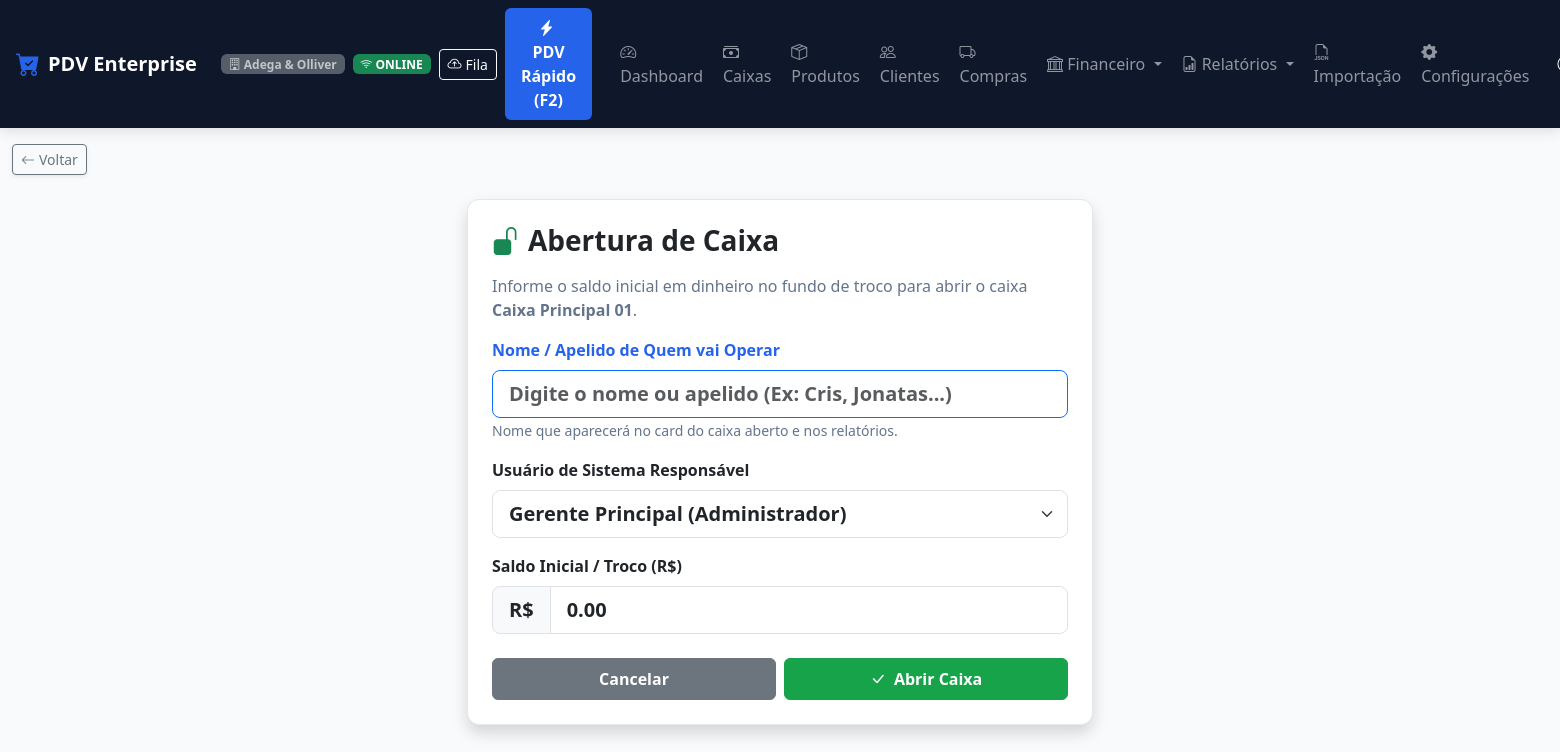
Page /caixas/abrir/1/ (signed in) on the committed database.
### apps/usuarios/models.py (models this page shows, shortened)
class Usuario(AbstractUser):
    CARGO_CHOICES = [
        ('ADMIN', 'Administrador'),
        ('GERENTE', 'Gerente'),
        ('OPERADOR', 'Operador de Caixa'),
        ('ESTOQUISTA', 'Estoquista'),
        ('FINANCEIRO', 'Financeiro'),
    ]
    empresa = models.ForeignKey(
        'empresas.Empresa',
        on_delete=models.CASCADE,
        related_name='usuarios',
        verbose_name='Empresa',
        null=True,
        blank=True
    )
    cargo = models.CharField('Cargo', max_length=20, choices=CARGO_CHOICES, default='OPERADOR')
    pin_caixa = models.CharField('PIN de Caixa (4 a 6 dígitos)', max_length=10, blank=True)
    telefone = models.CharField('Telefone', max_length=20, blank=True)
    limite_desconto_pct = models.DecimalField(
        'Limite de Desconto (%)', max_digits=5, decimal_places=2, default=0.00,
        help_text='Percentual máximo de desconto que este usuário pode aplicar (0 = sem limite definido).'
    )
    class Meta:
        verbose_name = 'Usuário'
        verbose_name_plural = 'Usuários'
    @property
    def is_admin(self):
        return self.cargo == 'ADMIN' or self.is_superuser
    @property
    def is_administrador(self):
        return self.is_admin
    @property
    def pode_operar_caixa(self):
        return self.cargo in ('ADMIN', 'GERENTE', 'OPERADOR') or self.is_superuser
    @property
    def pode_visualizar_auditoria(self):
        return self.cargo in ('ADMIN', 'GERENTE') or self.is_superuser

### apps/empresas/models.py (models this page shows, shortened)
class Empresa(models.Model):
    razao_social = models.CharField('Razão Social', max_length=200, blank=True, default='')
    nome_fantasia = models.CharField('Nome Fantasia', max_length=200, blank=True, default='')
    cnpj = models.CharField('CNPJ', max_length=20, unique=True)
    inscricao_estadual = models.CharField('Inscrição Estadual', max_length=50, blank=True)
    telefone = models.CharField('Telefone', max_length=20, blank=True)
    whatsapp = models.CharField('WhatsApp', max_length=20, blank=True)
    email = models.EmailField('E-mail', blank=True)
    endereco = models.CharField('Endereço Completo', max_length=255, blank=True)
    cidade = models.CharField('Cidade', max_length=100, blank=True)
    estado = models.CharField('Estado (UF)', max_length=2, blank=True)
    logo = models.ImageField('Logo da Empresa', upload_to='logos/', null=True, blank=True)
    cor_fundo_cabecalho = models.CharField('Cor Fundo Cabeçalho', max_length=20, default='#dc2626')
    cor_texto_cabecalho = models.CharField('Cor Texto Cabeçalho', max_length=20, default='#ffffff')
    cor_destaque = models.CharField('Cor de Destaque', max_length=20, default='#16a34a')
    cor_fundo_geral = models.CharField('Cor Fundo Geral', max_length=20, default='#f8fafc')
    cor_fundo_paineis = models.CharField('Cor Fundo Painéis', max_length=20, default='#ffffff')
    ativo = models.BooleanField('Ativo', default=True)
    created_at = models.DateTimeField('Criado em', auto_now_add=True)
    updated_at = models.DateTimeField('Atualizado em', auto_now=True)
    class Meta:
        verbose_name = 'Empresa'
        verbose_name_plural = 'Empresas'

### apps/caixas/models.py (models this page shows, shortened)
class Caixa(TenantModelMixin):
    STATUS_CHOICES = [
        ('ABERTO', 'Aberto'),
        ('FECHADO', 'Fechado'),
    ]
    nome = models.CharField('Nome do Caixa', max_length=100)
    codigo_identificador = models.CharField('Código Identificador', max_length=50)
    status = models.CharField('Status', max_length=10, choices=STATUS_CHOICES, default='FECHADO')
    ativo = models.BooleanField('Ativo', default=True)
    class Meta:
        verbose_name = 'Caixa'
        verbose_name_plural = 'Caixas'
        unique_together = ['empresa', 'codigo_identificador']

### apps/caixas/views.py (the view, shortened to what this page needs)
# urls.py: path('abrir/<int:caixa_id>/', abrir_caixa_view, name='abrir_caixa'),
@login_required
@permissao_required('pode_operar_caixa')
def abrir_caixa_view(request, caixa_id):
    empresa = request.tenant or request.user.empresa
    caixa = get_object_or_404(Caixa, id=caixa_id, empresa=empresa)
    operadores = Usuario.objects.filter(empresa=empresa, is_active=True)
    return render(request, 'caixas/abrir.html', {
        'caixa': caixa,
        'operadores': operadores
    })

### apps/core/models.py (called while the page is built)
def get_current_tenant():
    return getattr(_thread_locals, 'tenant', None)

def set_current_tenant(tenant):
    _thread_locals.tenant = tenant

def clear_current_tenant():
    if hasattr(_thread_locals, 'tenant'):
        del _thread_locals.tenant

    def get_queryset(self):
        qs = TenantQuerySet(self.model, using=self._db)
        tenant = get_current_tenant()
        if tenant:
            return qs.filter(empresa=tenant)
        return qs

### apps/empresas/context_processors.py (called while the page is built, shortened)
def configuracao_visual_context(request):
    empresa = getattr(request, 'tenant', None)
    if not empresa and hasattr(request, 'user') and request.user.is_authenticated:
        empresa = getattr(request.user, 'empresa', None)
    if empresa:
        config = getattr(empresa, 'configuracao_visual', None)
        if not config:
            config = empresa.get_configuracao_visual()
        return {
            'config_visual': config,
            'css_variables': config.to_css_variables()
        }

### apps/usuarios/permissions.py (called while the page is built, shortened)
def permissao_required(atributo_permissao: str):
    def decorator(view_func):
        @wraps(view_func)
        def _wrapped(request, *args, **kwargs):
            user = request.user
            if not user.is_authenticated:
                from django.shortcuts import redirect
                return redirect('login')
            if getattr(user, atributo_permissao, False):
                return view_func(request, *args, **kwargs)
        return _wrapped
    return decorator

### templates/caixas/abrir.html (shortened to what this page needs)
{% extends 'base.html' %}
{% block content %}
<div class="row justify-content-center my-4">
    <div class="col-12 col-md-6 col-lg-5">
        <div class="card card-custom p-4 shadow">
            <h3 class="fw-bold text-dark mb-3"><i class="bi bi-unlock-fill text-success me-2"></i>Abertura de Caixa</h3>
            <p class="text-muted">Informe o saldo inicial em dinheiro no fundo de troco para abrir o caixa <strong>{{ caixa.nome }}</strong>.</p>
            <form method="post">
                <div class="mb-3">
                    <label for="nome_operador" class="form-label fw-bold text-primary">Nome / Apelido de Quem vai Operar</label>
                    <input type="text" name="nome_operador" id="nome_operador" class="form-control form-control-lg fw-bold border-primary" placeholder="Digite o nome ou apelido (Ex: Cris, Jonatas...)" autofocus>
                    <small class="text-muted">Nome que aparecerá no card do caixa aberto e nos relatórios.</small>
                </div>
                <div class="mb-3">
                    <label for="operador_id" class="form-label fw-bold">Usuário de Sistema Responsável</label>
                    <select name="operador_id" id="operador_id" class="form-select form-select-lg fw-bold" required>
                        {% for op in operadores %}
                            <option value="{{ op.id }}" {% if op == user %}selected{% endif %}>
                                {{ op.get_full_name|default:op.username }} ({{ op.get_cargo_display }})
                            </option>
                        {% endfor %}
                    </select>
                </div>
                <div class="mb-4">
                    <label for="saldo_inicial" class="form-label fw-bold">Saldo Inicial / Troco (R$)</label>
                    <div class="input-group input-group-lg">
                        <span class="input-group-text fw-bold">R$</span>
                        <input type="number" step="0.01" min="0" name="saldo_inicial" id="saldo_inicial" class="form-control fw-bold" value="0.00" required autofocus>
                    </div>
                </div>
                <div class="d-flex gap-2">
                    <a href="{% url 'caixas_list' %}" class="btn btn-secondary w-50 py-2 fw-bold">Cancelar</a>
                    <button type="submit" class="btn btn-success w-50 py-2 fw-bold"><i class="bi bi-check-lg me-1"></i> Abrir Caixa</button>
                </div>
            </form>
        </div>
    </div>
</div>
{% endblock %}

### templates/components/navbar.html (shortened to what this page needs)
{% if request.resolver_match.url_name == 'pdv_front' %}
<nav class="navbar navbar-expand navbar-dark navbar-custom sticky-top px-3">
    <div class="container-fluid p-0 d-flex justify-content-between align-items-center">
        <div class="d-flex align-items-center gap-2">
            <a class="navbar-brand fw-bold text-white d-flex align-items-center gap-2 mb-0" href="{% url 'dashboard' %}">
                <i class="bi bi-cart-check-fill text-primary fs-4"></i>
                <span>PDV Enterprise</span>
            </a>
            <span class="badge bg-secondary opacity-75 d-none d-md-inline-block">
                <i class="bi bi-building"></i> {{ request.user.empresa.nome_fantasia|default:"Multiempresa" }}
            </span>
            <span id="network-status-badge" class="badge bg-success ms-1">
                <i class="bi bi-wifi"></i> ONLINE
            </span>
            <button class="btn btn-sm btn-outline-light ms-1 d-flex align-items-center gap-1" type="button" onclick="abrirModalFilaOffline()" title="Ver Fila de Vendas Offline">
                <i class="bi bi-cloud-arrow-up"></i> <span class="d-none d-sm-inline">Fila</span>
                <span id="sync-status-badge" class="badge bg-warning text-dark" style="display:none;">0</span>
            </button>
        </div>
        <div class="d-flex align-items-center gap-2">
            <a href="{% url 'dashboard' %}" class="btn btn-outline-light btn-sm fw-bold d-flex align-items-center gap-1" title="Ir para o Dashboard / Tela Inicial">
                <i class="bi bi-house-door-fill text-warning"></i> <span>Início</span>
            </a>
            <a href="{% url 'caixas_list' %}" class="btn btn-warning btn-sm fw-bold d-flex align-items-center gap-1 text-dark" title="Ir para o Módulo de Caixa">
                <i class="bi bi-cash-stack"></i> <span>Caixa</span>
            </a>
            <div class="dropdown ms-2">
                <a class="nav-link dropdown-toggle fw-semibold text-light py-1 px-2 border border-secondary rounded" href="#" data-bs-toggle="dropdown">
                    <i class="bi bi-person-circle me-1"></i> {{ user.get_full_name|default:user.username }}
                </a>
                <ul class="dropdown-menu dropdown-menu-end shadow">
                    <li><span class="dropdown-item-text text-muted small">Cargo: {{ user.get_cargo_display }}</span></li>
                    <li><hr class="dropdown-divider"></li>
                    <li><a class="dropdown-item text-danger" href="{% url 'logout' %}"><i class="bi bi-box-arrow-right me-2"></i>Sair</a></li>
                </ul>
            </div>
        </div>
    </div>
</nav>
{% else %}
<nav class="navbar navbar-expand-lg navbar-dark navbar-custom sticky-top px-3">
    <a class="navbar-brand fw-bold text-white d-flex align-items-center gap-2" href="{% url 'dashboard' %}">
        <i class="bi bi-cart-check-fill text-primary fs-4"></i>
        <span>PDV Enterprise</span>
    </a>
    <span class="badge bg-secondary ms-2 opacity-75 d-none d-md-inline-block">
        <i class="bi bi-building"></i> {{ request.user.empresa.nome_fantasia|default:"Multiempresa" }}
    </span>
    <span id="network-status-badge" class="badge bg-success ms-2">
        <i class="bi bi-wifi"></i> ONLINE
    </span>
    <button class="btn btn-sm btn-outline-light ms-2 d-flex align-items-center gap-1" type="button" onclick="abrirModalFilaOffline()" title="Ver Fila de Vendas Offline">
        <i class="bi bi-cloud-arrow-up"></i> <span class="d-none d-sm-inline">Fila</span>
    </button>
    <div class="collapse navbar-collapse" id="navbarNav">
        <ul class="navbar-nav ms-auto align-items-center gap-1">
            <li class="nav-item">
                <a class="nav-link btn btn-primary text-white fw-bold px-3 ms-2 me-3" href="{% url 'pdv_front' %}">
                    <i class="bi bi-lightning-charge-fill me-1"></i> PDV Rápido (F2)
                </a>
            </li>
            <li class="nav-item">
                <a class="nav-link" href="{% url 'dashboard' %}"><i class="bi bi-speedometer2"></i> Dashboard</a>
            </li>
            <li class="nav-item">
                <a class="nav-link" href="{% url 'caixas_list' %}"><i class="bi bi-cash-stack"></i> Caixas</a>
            </li>
            <li class="nav-item">
                <a class="nav-link" href="{% url 'produtos_list' %}"><i class="bi bi-box-seam"></i> Produtos</a>
            </li>
            <li class="nav-item">
                <a class="nav-link" href="{% url 'clientes_list' %}"><i class="bi bi-people"></i> Clientes</a>
            </li>
            <li class="nav-item">
                <a class="nav-link" href="{% url 'compras_list' %}"><i class="bi bi-truck"></i> Compras</a>
            </li>
            <li class="nav-item dropdown">
                <a class="nav-link dropdown-toggle" href="#" id="finDropdown" role="button" data-bs-toggle="dropdown">
                    <i class="bi bi-bank"></i> Financeiro
                </a>
            </li>
            <li class="nav-item dropdown">
                <a class="nav-link dropdown-toggle" href="#" id="relatDropdown" role="button" data-bs-toggle="dropdown">
                    <i class="bi bi-file-earmark-bar-graph"></i> Relatórios
                </a>
            </li>
            <li class="nav-item">
                <a class="nav-link" href="{% url 'importacao_hub' %}" title="Importação de Dados JSON">
                    <i class="bi bi-filetype-json"></i> <span class="d-lg-none d-xl-inline">Importação</span>
                </a>
            </li>
            <li class="nav-item">
                <a class="nav-link" href="{% url 'configuracoes' %}" title="Configurações do Sistema">
                    <i class="bi bi-gear-fill"></i> <span class="d-lg-none d-xl-inline">Configurações</span>
                </a>
            </li>
            <li class="nav-item dropdown ms-2">
                <a class="nav-link dropdown-toggle fw-semibold text-light" href="#" data-bs-toggle="dropdown">
                    <i class="bi bi-person-circle"></i> {{ user.get_full_name|default:user.username }}
                </a>
            </li>
        </ul>
    </div>
</nav>
{% endif %}

### static/css/custom.css (style rules this page uses)
:root { --primary-color: var(--cor-principal, #2563eb); --secondary-color: var(--cor-secundaria, #475569); --bg-main: var(--cor-fundo, #f8fafc); --card-bg: var(--cor-cards, #ffffff); --border-color: #e2e8f0; }
body { background-color: var(--cor-fundo, var(--bg-main, #f8fafc)) !important; font-family: 'Segoe UI', system-ui, -apple-system, sans-serif; color: var(--cor-texto, #1e293b); }
.navbar-custom { background: var(--cor-menu-sidebar, linear-gradient(135deg, #0f172a 0%, #1e293b 100%)) !important; box-shadow: 0 4px 12px rgba(0,0,0,0.1); }
.card-custom { background-color: var(--cor-cards, var(--card-bg, #ffffff)) !important; border: 1px solid var(--border-color); border-radius: 12px; box-shadow: 0 4px 6px -1px rgba(0, 0, 0, 0.05); transition: transform 0.2s, box-shadow 0.2s; }
.btn-primary, .btn-primary:hover, .btn-primary:active, .btn-primary:focus { background-color: var(--cor-botoes, var(--cor-principal, #2563eb)) !important; border-color: var(--cor-botoes, var(--cor-principal, #2563eb)) !important; }
.btn-success, .btn-success:hover, .btn-success:active, .btn-success:focus { background-color: var(--cor-sucesso, #16a34a) !important; border-color: var(--cor-sucesso, #16a34a) !important; }
.text-primary { color: var(--cor-principal, #2563eb) !important; }
.text-muted { color: var(--cor-texto-secundario, #64748b) !important; }
a { color: var(--cor-links, var(--cor-principal, #2563eb)); }

### rows in the picture
Usuario: user.empresa.nome_fantasia "Adega & Olliver"
Caixa: nome "Caixa Principal 01"

### other values in the picture
form field operador_id "Gerente Principal (Administrador)"
